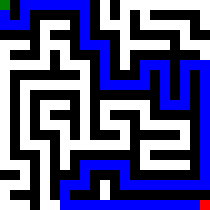

This chart was generated by the following Python code:
import random
from collections import deque
from PIL import Image, ImageDraw

def create_maze(width, height):
    maze = [[1] * width for _ in range(height)]
    start_x, start_y = (0, 0)
    maze[start_y][start_x] = 0
    stack = [(start_x, start_y)]

    def is_valid_move(x, y):
        if x < 0 or x >= width or y < 0 or y >= height:
            return False
        return maze[y][x] == 1

    def get_neighbours(x, y):
        directions = [(-2, 0), (2, 0), (0, -2), (0, 2)]
        random.shuffle(directions)
        neighbours = []
        for dx, dy in directions:
            nx, ny = x + dx, y + dy
            if is_valid_move(nx, ny):
                neighbours.append((nx, ny))
        return neighbours

    while stack:
        x, y = stack[-1]
        neighbours = get_neighbours(x, y)
        if neighbours:
            nx, ny = random.choice(neighbours)
            maze[ny][nx] = 0
            maze[y + (ny - y) // 2][x + (nx - x) // 2] = 0
            stack.append((nx, ny))
        else:
            stack.pop()

    return maze

def set_start_and_end(maze, start, end):
    start_x, start_y = start
    end_x, end_y = end
    maze[start_y][start_x] = 'A'
    maze[end_y][end_x] = 'B'

def find_path_bfs(maze, start, end):
    width, height = len(maze[0]), len(maze)
    queue = deque([start])
    visited = set()
    parent = {}
    directions = [(-1, 0), (1, 0), (0, -1), (0, 1)]
    visited.add(start)

    while queue:
        x, y = queue.popleft()
        if (x, y) == end:
            break
        for dx, dy in directions:
            nx, ny = x + dx, y + dy
            if 0 <= nx < width and 0 <= ny < height and maze[ny][nx] != 1 and (nx, ny) not in visited:
                queue.append((nx, ny))
                visited.add((nx, ny))
                parent[(nx, ny)] = (x, y)

    path = []
    if (x, y) == end:
        while (x, y) != start:
            path.append((x, y))
            x, y = parent[(x, y)]
        path.append(start)
        path.reverse()

    return path

def mark_path(maze, path):
    for x, y in path[1:-1]:  # Skip start 'A' and end 'B'
        maze[y][x] = '.'

def print_maze(maze):
    for row in maze:
        print(''.join(['#' if cell == 1 else ' ' if cell == 0 else cell for cell in row]))

def maze_to_image(maze, cell_size=10):
    width, height = len(maze[0]), len(maze)
    image_width, image_height = width * cell_size, height * cell_size
    image = Image.new('RGB', (image_width, image_height), 'white')
    draw = ImageDraw.Draw(image)

    for y, row in enumerate(maze):
        for x, cell in enumerate(row):
            color = 'black' if cell == 1 else 'white'
            if cell == 'A':
                color = 'green'
            elif cell == 'B':
                color = 'red'
            elif cell == '.':
                color = 'blue'
            draw.rectangle(
                [x * cell_size, y * cell_size, (x + 1) * cell_size, (y + 1) * cell_size],
                fill=color
            )

    return image

# Example usage
width, height = 21, 21
maze = create_maze(width, height)
start = (0, 0)
end = (width-1, height-1)
set_start_and_end(maze, start, end)
path = find_path_bfs(maze, start, end)
mark_path(maze, path)
print_maze(maze)
print(f"Distance from A to B: {len(path) - 1}")

# Generate and save the image
image = maze_to_image(maze)
image.save('maze.png')
image.show()  # This will open the image in the default image viewer
